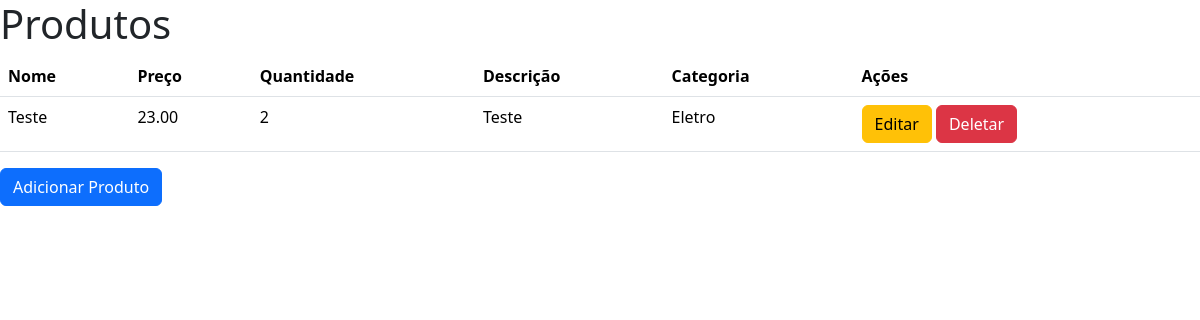
Before: /produto/ with the older database file.
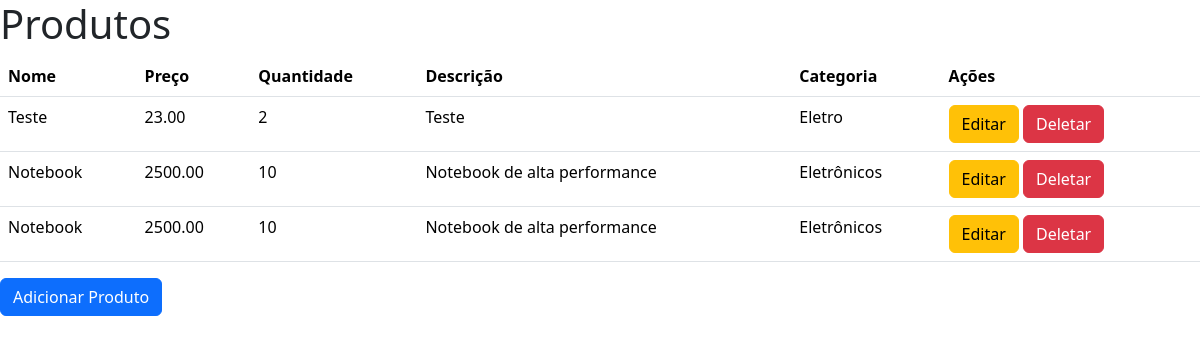
After: the same page with the newer database file.
### estoque/models.py (models this page shows, shortened)
class Produto(models.Model):
    id_produto = models.AutoField(primary_key=True)
    nome = models.CharField(max_length=100)
    quantidade = models.IntegerField()
    preco = models.DecimalField(max_digits=10, decimal_places=2)
    categoria = models.ForeignKey(
        'estoque.Categoria',
        on_delete=models.CASCADE,
        null=True,
        blank=True
    )
    descricao = models.TextField(default="")
    fornecedores = models.ManyToManyField('estoque.Fornecedor', related_name="produtos")

class Categoria(models.Model):
    id_categoria = models.AutoField(primary_key=True)
    nome = models.CharField(max_length=250)
    descricao = models.CharField(max_length=255)

### estoque/views.py (the view)
# urls.py: path('produto/', views.listar_produtos, name='listar_produtos'),
def listar_produtos(request):
    produtos = Produto.objects.select_related('categoria').prefetch_related('fornecedores').all()
    return render(request, 'produto/listar_produtos.html', {'produtos': produtos})

### estoque/templates/produto/listar_produtos.html (shortened to what this page needs)
<!DOCTYPE html>
<html lang="pt-br">
<head>
    <link href="https://cdn.jsdelivr.net/npm/bootstrap@5.3.3/dist/css/bootstrap.min.css" rel="stylesheet"
>
</head>
<body>
    <h1>Produtos</h1>
    <table class="table">
        <thead>
            <tr>
                <th>Nome</th>
                <th>Preço</th>
                <th>Quantidade</th>
                <th>Descrição</th>
                <th>Categoria</th>
                <th>Ações</th>
            </tr>
        </thead>
        <tbody>
            {% for produto in produtos %}
            <tr>
                <td>{{ produto.nome }}</td>
                <td>{{ produto.preco }}</td>
                <td>{{ produto.quantidade }}</td>
                <td>{{ produto.descricao }}</td>
                <td>{{ produto.categoria.nome }}</td>
                <td>
                    <a href="{% url 'editar_produto' produto.id_produto %}" class="btn btn-warning">Editar</a>
                    <a href="{% url 'deletar_produto' produto.id_produto %}" class="btn btn-danger">Deletar</a>
                </td>
            </tr>
            {% endfor %}
        </tbody>
    </table>
    <a href="{% url 'adicionar_produto' %}" class="btn btn-primary">Adicionar Produto</a>
</body>
</html>

Changed rows visible on the page:
added Produto: nome "Notebook", preco "2500.00", quantidade "10", descricao "Notebook de alta performance", categoria.nome "Eletrônicos"
added Produto: nome "Notebook", preco "2500.00", quantidade "10", descricao "Notebook de alta performance", categoria.nome "Eletrônicos"
